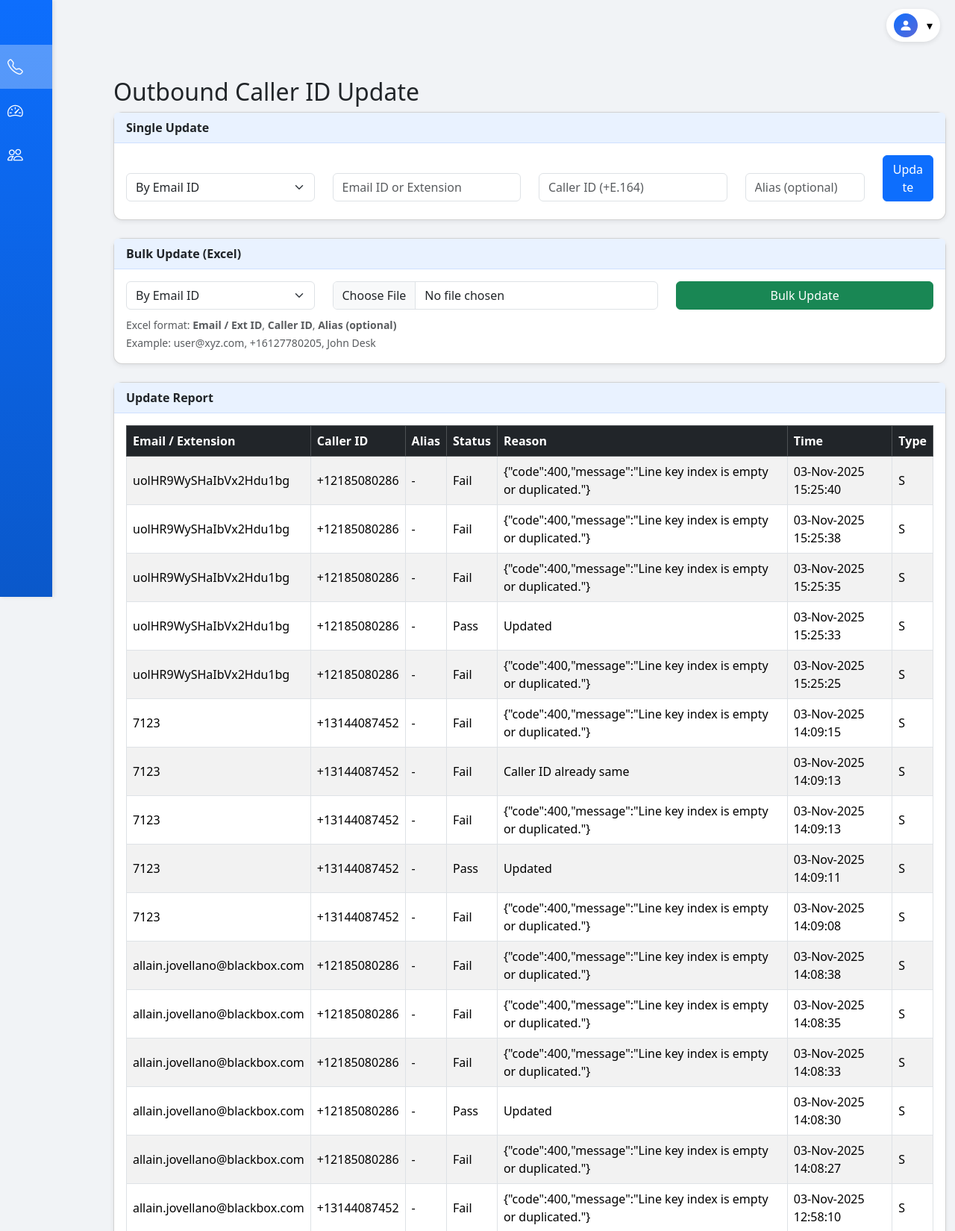
/index (signed in, upper part), run on the app's committed database.
### tables this page shows
CREATE TABLE update_logs (
                        id INTEGER PRIMARY KEY AUTOINCREMENT,
                        email TEXT,
                        caller_id TEXT,
                        success INTEGER,
                        reason TEXT,
                        type TEXT,
                        timestamp DATETIME DEFAULT CURRENT_TIMESTAMP
                    , identifier TEXT, alias TEXT);

### app.py (the view)
@app.route("/index")
@login_required()
def index():
    conn = get_db_connection()
    cutoff = (datetime.utcnow() - timedelta(days=30)).isoformat()
    rows = conn.execute("SELECT identifier, caller_id, success, reason, type, timestamp FROM update_logs WHERE timestamp >= ? ORDER BY id DESC", (cutoff,)).fetchall()
    conn.close()
    report = []
    for r in rows:
        report.append({
            "email": r["identifier"],
            "caller_id": r["caller_id"],
            "success": bool(r["success"]),
            "reason": r["reason"],
            "type": r["type"],
            "time": datetime.fromisoformat(r["timestamp"]).strftime("%d-%b-%Y %H:%M:%S")
        })
    return render_template("index.html", report=report)

### app.py (called while the page is built)
def get_db_connection():
    conn = sqlite3.connect(DB_PATH)
    conn.row_factory = sqlite3.Row
    return conn

def login_required(role=None):
    def wrapper(fn):
        @wraps(fn)
        def decorated(*args, **kwargs):
            if "email" not in session:
                return redirect(url_for("login"))
            if role and session.get("role") != role:
                flash("Access denied", "danger")
                return redirect(url_for("login"))
            return fn(*args, **kwargs)
        return decorated
    return wrapper

### templates/index.html (shortened to what this page needs)
{% extends "base.html" %}
{% block content %}
<div class="container mt-4">
  <h2>Outbound Caller ID Update</h2>
  <div class="card mb-4">
    <div class="card-header">Single Update</div>
    <div class="card-body">
      <form id="singleUpdateForm">
        <div class="row align-items-end">
          <div class="col-md-3 mb-2">
            <select class="form-select" name="update_type" id="singleUpdateType">
              <option value="email" selected>By Email ID</option>
            </select>
          </div>
          <div class="col-md-3 mb-2">
            <input type="text" class="form-control" name="identifier" id="singleIdentifier"
              placeholder="Email ID or Extension" required>
          </div>
          <div class="col-md-3 mb-2">
            <input type="text" class="form-control" name="caller_id" id="caller_id"
              placeholder="Caller ID (+E.164)" required>
          </div>
          <div class="col-md-2 mb-2">
            <input type="text" class="form-control" name="alias" id="alias"
              placeholder="Alias (optional)">
          </div>
          <div class="col-md-1 mb-2">
            <button type="submit" class="btn btn-primary w-100">Update</button>
          </div>
        </div>
      </form>
    </div>
  </div>
  <div class="card mb-4">
    <div class="card-header">Bulk Update (Excel)</div>
    <div class="card-body">
      <form id="bulkUpdateForm" enctype="multipart/form-data">
        <div class="row align-items-end">
          <div class="col-md-3 mb-2">
            <select class="form-select" name="update_type" id="bulkUpdateType">
              <option value="email" selected>By Email ID</option>
            </select>
          </div>
          <div class="col-md-5 mb-2">
            <input type="file" class="form-control" name="excel_file" accept=".xlsx" required>
          </div>
          <div class="col-md-4 mb-2">
            <button type="submit" class="btn btn-success w-100">Bulk Update</button>
          </div>
        </div>
        <small class="text-muted">
          Excel format: <b>Email / Ext ID</b>, <b>Caller ID</b>, <b>Alias (optional)</b><br>
          Example: user@xyz.com,&nbsp;+16127780205,&nbsp;John Desk
        </small>
      </form>
    </div>
  </div>
  <div class="card">
    <div class="card-header">Update Report</div>
    <div class="card-body table-responsive">
      <table class="table table-bordered table-striped" id="reportTable">
        <thead class="table-dark">
          <tr>
            <th>Email / Extension</th>
            <th>Caller ID</th>
            <th>Alias</th>
            <th>Status</th>
            <th>Reason</th>
            <th>Time</th>
            <th>Type</th>
          </tr>
        </thead>
        <tbody>
          {% for u in report %}
          <tr>
            <td>{{ u.email or u.extension_id }}</td>
            <td>{{ u.caller_id }}</td>
            <td>{{ u.alias or '-' }}</td>
            <td>{{ 'Pass' if u.success else 'Fail' }}</td>
            <td>{{ u.reason }}</td>
            <td>{{ u.time }}</td>
            <td>{{ u.type }}</td>
          </tr>
          {% endfor %}
        </tbody>
      </table>
    </div>
  </div>
</div>
{% endblock %}

### templates/base.html (style rules this page uses)
body { padding-top: 60px; font-family: 'Segoe UI', Tahoma, Geneva, Verdana, sans-serif; background-color: #f1f3f6; }
.card { border-radius: 0.75rem; box-shadow: 0 2px 6px rgba(0,0,0,0.08); transition: transform 0.2s; }
.card-header { font-weight: 600; background-color: #e9f2ff; border-bottom: 1px solid #cfe0ff; }
.table-striped>tbody>tr:nth-of-type(odd) { background-color: #f8f9fa; }
.table thead { background-color: #0d6efd; color: white; }
.table th, .table td { vertical-align: middle !important; }

### data on the page
update_logs: identifier "uolHR9WySHaIbVx2Hdu1bg", caller_id "+12185080286", alias "-", success "Fail", reason "{\"code\":400,\"message\":\"Line key index is empty or duplicated.\"}", time "03-Nov-2025 15:25:40", type "S"
update_logs: identifier "uolHR9WySHaIbVx2Hdu1bg", caller_id "+12185080286", alias "-", success "Fail", reason "{\"code\":400,\"message\":\"Line key index is empty or duplicated.\"}", time "03-Nov-2025 15:25:38", type "S"
update_logs: identifier "uolHR9WySHaIbVx2Hdu1bg", caller_id "+12185080286", alias "-", success "Fail", reason "{\"code\":400,\"message\":\"Line key index is empty or duplicated.\"}", time "03-Nov-2025 15:25:35", type "S"
update_logs: identifier "uolHR9WySHaIbVx2Hdu1bg", caller_id "+12185080286", alias "-", success "Pass", reason "Updated", time "03-Nov-2025 15:25:33", type "S"
update_logs: identifier "uolHR9WySHaIbVx2Hdu1bg", caller_id "+12185080286", alias "-", success "Fail", reason "{\"code\":400,\"message\":\"Line key index is empty or duplicated.\"}", time "03-Nov-2025 15:25:25", type "S"
update_logs: identifier "7123", caller_id "+13144087452", alias "-", success "Fail", reason "{\"code\":400,\"message\":\"Line key index is empty or duplicated.\"}", time "03-Nov-2025 14:09:15", type "S"
update_logs: identifier "7123", caller_id "+13144087452", alias "-", success "Fail", reason "Caller ID already same", time "03-Nov-2025 14:09:13", type "S"
update_logs: identifier "7123", caller_id "+13144087452", alias "-", success "Fail", reason "{\"code\":400,\"message\":\"Line key index is empty or duplicated.\"}", time "03-Nov-2025 14:09:13", type "S"
update_logs: identifier "7123", caller_id "+13144087452", alias "-", success "Pass", reason "Updated", time "03-Nov-2025 14:09:11", type "S"
update_logs: identifier "7123", caller_id "+13144087452", alias "-", success "Fail", reason "{\"code\":400,\"message\":\"Line key index is empty or duplicated.\"}", time "03-Nov-2025 14:09:08", type "S"
update_logs: identifier "allain.jovellano@blackbox.com", caller_id "+12185080286", alias "-", success "Fail", reason "{\"code\":400,\"message\":\"Line key index is empty or duplicated.\"}", time "03-Nov-2025 14:08:38", type "S"
update_logs: identifier "allain.jovellano@blackbox.com", caller_id "+12185080286", alias "-", success "Fail", reason "{\"code\":400,\"message\":\"Line key index is empty or duplicated.\"}", time "03-Nov-2025 14:08:35", type "S"
update_logs: identifier "allain.jovellano@blackbox.com", caller_id "+12185080286", alias "-", success "Fail", reason "{\"code\":400,\"message\":\"Line key index is empty or duplicated.\"}", time "03-Nov-2025 14:08:33", type "S"
update_logs: identifier "allain.jovellano@blackbox.com", caller_id "+12185080286", alias "-", success "Pass", reason "Updated", time "03-Nov-2025 14:08:30", type "S"
update_logs: identifier "allain.jovellano@blackbox.com", caller_id "+12185080286", alias "-", success "Fail", reason "{\"code\":400,\"message\":\"Line key index is empty or duplicated.\"}", time "03-Nov-2025 14:08:27", type "S"
update_logs: identifier "allain.jovellano@blackbox.com", caller_id "+13144087452", alias "-", success "Fail", reason "{\"code\":400,\"message\":\"Line key index is empty or duplicated.\"}", time "03-Nov-2025 12:58:10", type "S"
